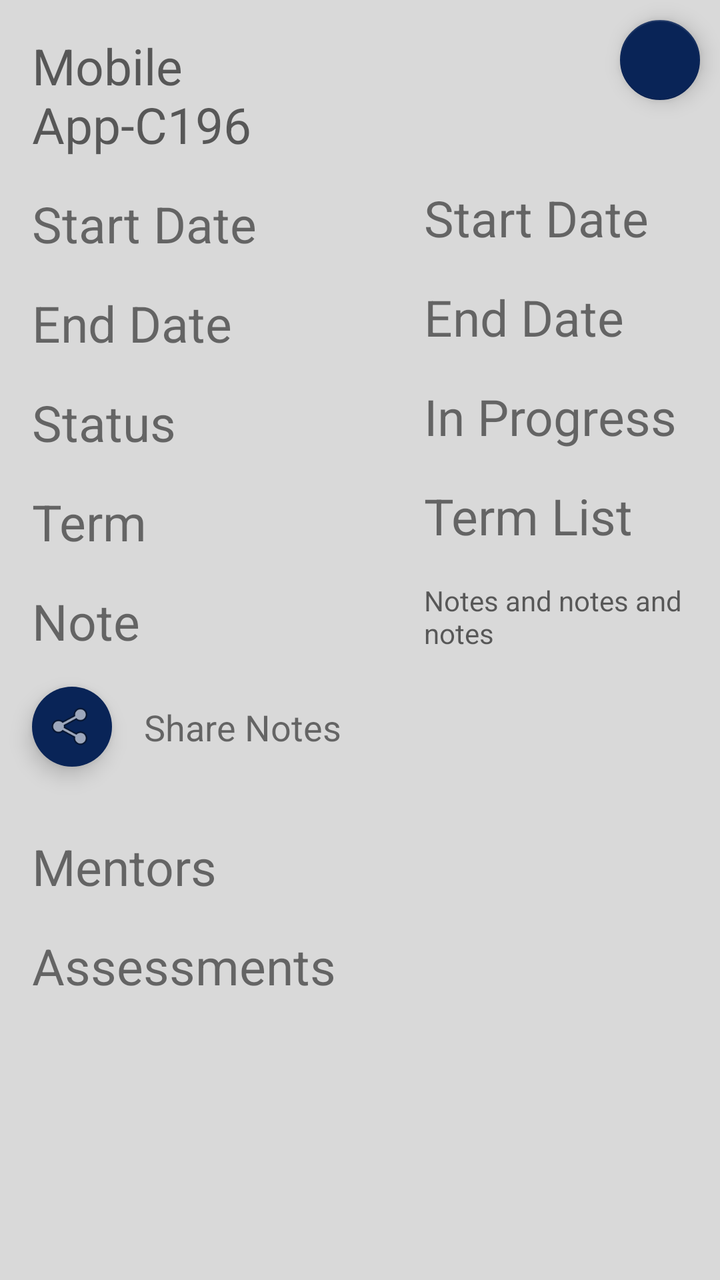
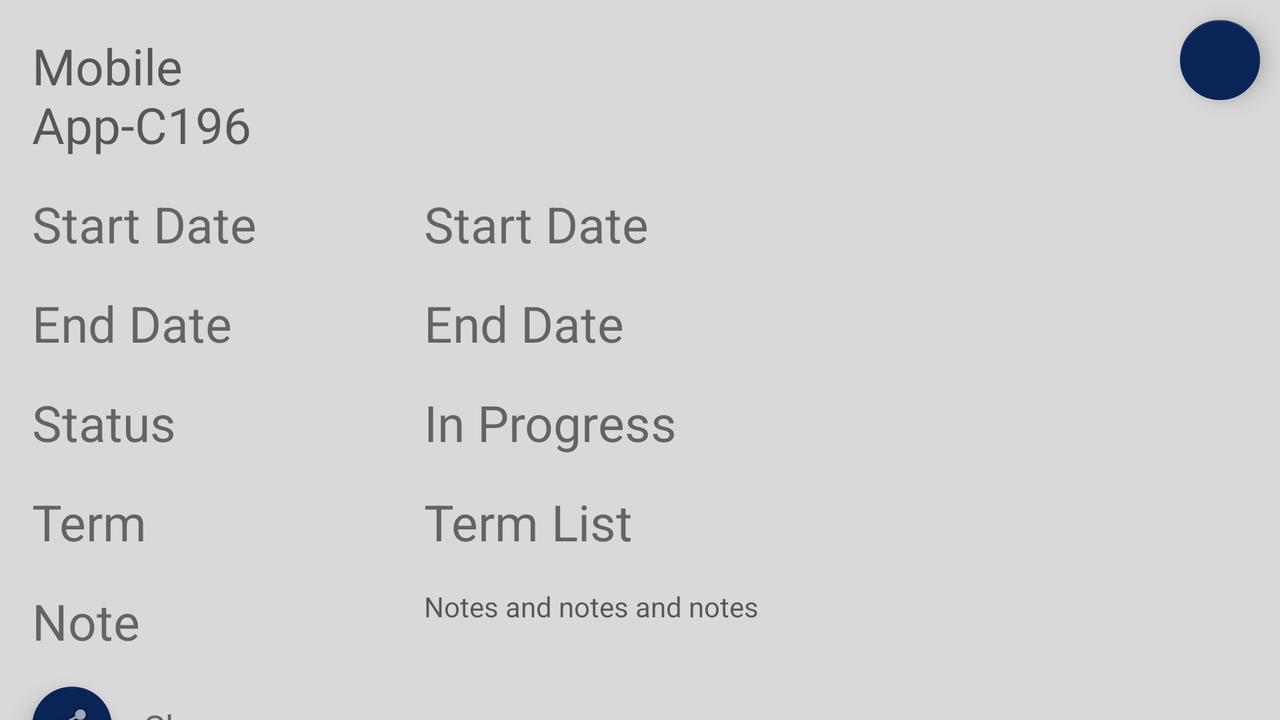

One screen, two layout resources from the same app: the default and the author's alternative for another configuration. Each is rendered where Android would select it; the XML of both is given below.
<!-- AndroidManifest.xml: application theme AppTheme -->
<!-- res/layout/activity_detail_course.xml -->
<?xml version="1.0" encoding="utf-8"?>
<androidx.core.widget.NestedScrollView xmlns:android="http://schemas.android.com/apk/res/android"
    xmlns:app="http://schemas.android.com/apk/res-auto"
    xmlns:tools="http://schemas.android.com/tools"
    android:layout_width="match_parent"
    android:layout_height="match_parent"
    android:background="@color/colorPrimary"
    tools:context="Activity.CourseDetailActivity">

    <androidx.constraintlayout.widget.ConstraintLayout
        android:layout_width="match_parent"
        android:layout_height="match_parent"
        android:orientation="vertical">

        <TextView
            android:id="@+id/text_view_title"
            android:layout_width="@dimen/detail_label_width"
            android:layout_height="wrap_content"
            android:layout_margin="@dimen/text_margin"
            android:layout_marginStart="20dp"
            android:layout_marginTop="16dp"
            android:hint="Mobile App-C196"
            android:textSize="@dimen/detail_text_size"
            app:layout_constraintStart_toStartOf="parent"
            app:layout_constraintTop_toTopOf="parent" />

        <com.google.android.material.floatingactionbutton.FloatingActionButton
            android:id="@+id/fab_edit_course"
            android:layout_width="wrap_content"
            android:layout_height="wrap_content"
            android:layout_margin="10dp"
            android:layout_marginStart="130dp"
            android:backgroundTint="@color/colorAccent"
            android:src="@drawable/ic_edit"
            app:fabSize="mini"
            app:layout_constraintEnd_toEndOf="parent"
            app:layout_constraintHorizontal_bias="1.0"
            app:layout_constraintTop_toTopOf="parent" />

        <TextView
            android:id="@+id/text_view_start_date_label"
            android:layout_width="@dimen/detail_label_width"
            android:layout_height="wrap_content"
            android:layout_margin="@dimen/text_margin"
            android:text="Start Date"
            android:textSize="@dimen/detail_text_size"
            app:layout_constraintStart_toEndOf="@id/text_view_start_date_label"
            app:layout_constraintStart_toStartOf="parent"
            app:layout_constraintTop_toBottomOf="@id/text_view_title" />

        <TextView
            android:id="@+id/text_view_start_date"
            android:layout_width="0dp"
            android:layout_height="wrap_content"
            android:layout_marginStart="@dimen/text_margin"
            android:layout_marginTop="92dp"
            android:layout_marginEnd="@dimen/text_margin"
            android:text="Start Date"
            android:textSize="@dimen/detail_text_size"
            app:layout_constraintEnd_toEndOf="parent"
            app:layout_constraintHorizontal_bias="0.0"
            app:layout_constraintStart_toEndOf="@id/text_view_start_date_label"
            app:layout_constraintTop_toTopOf="parent" />

        <TextView
            android:id="@+id/text_view_end_label"
            android:layout_width="@dimen/detail_label_width"
            android:layout_height="wrap_content"
            android:layout_margin="@dimen/text_margin"
            android:text="End Date"
            android:textSize="@dimen/detail_text_size"
            app:layout_constraintStart_toStartOf="parent"
            app:layout_constraintTop_toBottomOf="@id/text_view_start_date_label" />

        <TextView
            android:id="@+id/text_view_end_date"
            android:layout_width="0dp"
            android:layout_height="wrap_content"
            android:layout_margin="@dimen/text_margin"
            android:layout_marginTop="32dp"
            android:text="End Date"
            android:textSize="@dimen/detail_text_size"
            app:layout_constraintEnd_toEndOf="parent"
            app:layout_constraintHorizontal_bias="1.0"
            app:layout_constraintStart_toEndOf="@+id/text_view_end_label"
            app:layout_constraintTop_toBottomOf="@+id/text_view_start_date" />

        <TextView
            android:id="@+id/course_detail_status_label"
            android:layout_width="@dimen/detail_label_width"
            android:layout_height="wrap_content"
            android:layout_margin="@dimen/text_margin"
            android:text="Status"
            android:textSize="@dimen/detail_text_size"
            app:layout_constraintStart_toStartOf="parent"
            app:layout_constraintTop_toBottomOf="@id/text_view_end_label" />

        <TextView
            android:id="@+id/text_view_status"
            android:layout_width="0dp"
            android:layout_height="wrap_content"
            android:layout_margin="@dimen/text_margin"
            android:layout_marginTop="52dp"
            android:text="In Progress"
            android:textSize="@dimen/detail_text_size"
            app:layout_constraintEnd_toEndOf="parent"
            app:layout_constraintHorizontal_bias="0.468"
            app:layout_constraintStart_toEndOf="@+id/course_detail_status_label"
            app:layout_constraintTop_toBottomOf="@+id/text_view_end_date" />

        <TextView
            android:id="@+id/course_detail_term_label"
            android:layout_width="@dimen/detail_label_width"
            android:layout_height="wrap_content"
            android:layout_margin="@dimen/text_margin"
            android:text="Term"
            android:textSize="@dimen/detail_text_size"
            app:layout_constraintStart_toStartOf="parent"
            app:layout_constraintTop_toBottomOf="@id/course_detail_status_label" />

        <TextView
            android:id="@+id/text_view_term"
            android:layout_width="0dp"
            android:layout_height="wrap_content"
            android:layout_margin="@dimen/text_margin"
            android:layout_marginTop="52dp"
            android:text="Term List"
            android:textSize="@dimen/detail_text_size"
            app:layout_constraintEnd_toEndOf="parent"
            app:layout_constraintHorizontal_bias="0.468"
            app:layout_constraintStart_toEndOf="@+id/course_detail_status_label"
            app:layout_constraintTop_toBottomOf="@+id/text_view_status" />

        <TextView
            android:id="@+id/text_view_note_label"
            android:layout_width="@dimen/detail_label_width"
            android:layout_height="wrap_content"
            android:layout_margin="@dimen/text_margin"
            android:text="Note"
            android:textSize="@dimen/detail_text_size"
            app:layout_constraintStart_toStartOf="parent"
            app:layout_constraintTop_toBottomOf="@+id/course_detail_term_label" />

        <TextView
            android:id="@+id/text_view_note"
            android:layout_width="0dp"
            android:layout_height="wrap_content"
            android:layout_margin="@dimen/text_margin"
            android:ellipsize="end"
            android:hint="Notes and notes and notes"
            android:lines="3"
            android:maxLines="3"
            app:layout_constraintEnd_toEndOf="parent"
            app:layout_constraintStart_toEndOf="@+id/text_view_note_label"
            app:layout_constraintTop_toBottomOf="@+id/text_view_term" />

        <com.google.android.material.floatingactionbutton.FloatingActionButton
            android:id="@+id/fab_share"
            android:layout_width="wrap_content"
            android:layout_height="wrap_content"
            android:layout_margin="@dimen/text_margin"
            android:backgroundTint="@color/colorAccent"
            android:src="@android:drawable/ic_menu_share"
            app:borderWidth="0dp"
            app:fabSize="mini"
            app:layout_constraintStart_toStartOf="parent"
            app:layout_constraintTop_toBottomOf="@+id/text_view_note_label" />

        <TextView
            android:id="@+id/text_view_share_label"
            android:layout_width="wrap_content"
            android:layout_height="wrap_content"
            android:layout_margin="@dimen/text_margin"
            android:layout_marginTop="16dp"
            android:text="Share Notes"
            android:textSize="18sp"
            app:layout_constraintBottom_toBottomOf="@id/fab_share"
            app:layout_constraintStart_toEndOf="@+id/fab_share"
            app:layout_constraintTop_toTopOf="@+id/fab_share" />

        <View
            android:id="@+id/divider"
            android:layout_width="match_parent"
            android:layout_height="1dp"
            android:layout_marginTop="16dp"
            android:layout_marginBottom="16dp"
            android:background="@color/colorPrimary"
            app:layout_constraintEnd_toEndOf="parent"
            app:layout_constraintStart_toStartOf="parent"
            app:layout_constraintTop_toBottomOf="@id/fab_share" />
        <TextView
            android:id="@+id/mentors_label"
            android:layout_width="180dp"
            android:layout_height="wrap_content"
            android:layout_margin="@dimen/text_margin"
            android:text="Mentors"
            android:textSize="@dimen/detail_text_size"
            app:layout_constraintStart_toStartOf="parent"
            app:layout_constraintTop_toBottomOf="@id/divider" />

        <androidx.recyclerview.widget.RecyclerView
            android:id="@+id/view_course_detail_mentors"
            android:layout_width="0dp"
            android:layout_height="wrap_content"
            android:clickable="false"
            android:focusable="false"
            android:focusableInTouchMode="false"
            android:scrollbars="vertical"
            app:layout_constraintEnd_toEndOf="parent"
            app:layout_constraintHorizontal_bias="0.0"
            app:layout_constraintStart_toStartOf="parent"
            app:layout_constraintTop_toBottomOf="@id/mentors_label"
            app:layout_constraintVertical_bias="0.0" />

        <TextView
            android:id="@+id/assessments_label"
            android:layout_width="180dp"
            android:layout_height="wrap_content"
            android:layout_margin="@dimen/text_margin"
            android:text="Assessments"
            android:textSize="@dimen/detail_text_size"
            app:layout_constraintStart_toStartOf="parent"
            app:layout_constraintTop_toBottomOf="@id/view_course_detail_mentors" />


        <androidx.recyclerview.widget.RecyclerView
            android:id="@+id/view_course_detail_assessments"
            android:layout_width="0dp"
            android:layout_height="wrap_content"
            android:clickable="false"
            android:focusable="false"
            android:focusableInTouchMode="false"
            android:scrollbars="vertical"
            app:layout_constraintEnd_toEndOf="parent"
            app:layout_constraintHorizontal_bias="0.0"
            app:layout_constraintStart_toStartOf="parent"
            app:layout_constraintTop_toBottomOf="@+id/assessments_label"
            app:layout_constraintVertical_bias="0.0" />

        <androidx.constraintlayout.widget.Guideline
            android:id="@+id/guideline"
            android:layout_width="wrap_content"
            android:layout_height="wrap_content"
            android:orientation="horizontal"
            app:layout_constraintGuide_begin="494dp" />

    </androidx.constraintlayout.widget.ConstraintLayout>
</androidx.core.widget.NestedScrollView>
<!-- resources referenced by this layout -->
<resources>
  <color name="colorAccent">#092457</color>
  <color name="colorPrimary">#D9D9D9</color>
  <dimen name="detail_label_width">180dp</dimen>
  <dimen name="detail_text_size">25sp</dimen>
  <dimen name="text_margin">16dp</dimen>
  <style name="AppTheme" parent="Theme.AppCompat.Light.DarkActionBar">
          
          <item name="colorPrimary">@color/colorPrimary</item>
          <item name="colorPrimaryDark">@color/colorPrimaryDark</item>
          <item name="colorAccent">@color/colorAccent</item>
  
      </style>
  <color name="colorPrimaryDark">#595959</color>
</resources>
<!-- res/layout-land/activity_detail_course.xml (the author's variant of the layout above) -->
<!-- drawn on the phone turned sideways -->
<?xml version="1.0" encoding="utf-8"?>
<androidx.core.widget.NestedScrollView xmlns:android="http://schemas.android.com/apk/res/android"
    xmlns:app="http://schemas.android.com/apk/res-auto"
    xmlns:tools="http://schemas.android.com/tools"
    android:layout_width="match_parent"
    android:layout_height="match_parent"
    android:background="@color/colorPrimary"
    tools:context="Activity.CourseDetailActivity">

    <androidx.constraintlayout.widget.ConstraintLayout
        android:layout_width="match_parent"
        android:layout_height="match_parent">

        <TextView
            android:id="@+id/text_view_title"
            android:layout_width="@dimen/detail_label_width"
            android:layout_height="wrap_content"
            android:layout_margin="@dimen/text_margin"
            android:layout_marginStart="20dp"
            android:layout_marginTop="16dp"
            android:hint="Mobile App-C196"
            android:textSize="@dimen/detail_text_size"
            android:textAppearance="@style/TextAppearance.AppCompat.Headline"
            app:layout_constraintStart_toStartOf="parent"
            app:layout_constraintTop_toTopOf="parent" />

        <com.google.android.material.floatingactionbutton.FloatingActionButton
            android:id="@+id/fab_edit_course"
            android:layout_width="wrap_content"
            android:layout_height="wrap_content"
            android:layout_margin="10dp"
            android:layout_marginStart="130dp"
            android:backgroundTint="@color/colorAccent"
            android:src="@drawable/ic_edit"
            app:fabSize="mini"
            app:layout_constraintEnd_toEndOf="parent"
            app:layout_constraintHorizontal_bias="1.0"
            app:layout_constraintTop_toTopOf="parent" />

        <TextView
            android:id="@+id/text_view_start_date_label"
            android:layout_width="@dimen/detail_label_width"
            android:layout_height="wrap_content"
            android:layout_margin="@dimen/text_margin"
            android:text="Start Date"
            android:textSize="@dimen/detail_text_size"
            app:layout_constraintStart_toEndOf="@id/text_view_start_date_label"
            app:layout_constraintStart_toStartOf="parent"
            app:layout_constraintTop_toBottomOf="@id/text_view_title" />

        <TextView
            android:id="@+id/text_view_start_date"
            android:layout_width="0dp"
            android:layout_height="wrap_content"
            android:layout_marginStart="@dimen/text_margin"
            android:layout_marginTop="95dp"
            android:layout_marginEnd="@dimen/text_margin"
            android:text="Start Date"
            android:textSize="@dimen/detail_text_size"
            app:layout_constraintEnd_toEndOf="parent"
            app:layout_constraintHorizontal_bias="0.0"
            app:layout_constraintStart_toEndOf="@id/text_view_start_date_label"
            app:layout_constraintTop_toTopOf="parent" />

        <TextView
            android:id="@+id/text_view_end_label"
            android:layout_width="@dimen/detail_label_width"
            android:layout_height="wrap_content"
            android:layout_margin="@dimen/text_margin"
            android:text="End Date"
            android:textSize="@dimen/detail_text_size"
            app:layout_constraintStart_toStartOf="parent"
            app:layout_constraintTop_toBottomOf="@id/text_view_start_date_label" />

        <TextView
            android:id="@+id/text_view_end_date"
            android:layout_width="0dp"
            android:layout_height="wrap_content"
            android:layout_margin="@dimen/text_margin"
            android:layout_marginTop="32dp"
            android:text="End Date"
            android:textSize="@dimen/detail_text_size"
            app:layout_constraintEnd_toEndOf="parent"
            app:layout_constraintHorizontal_bias="1.0"
            app:layout_constraintStart_toEndOf="@+id/text_view_end_label"
            app:layout_constraintTop_toBottomOf="@+id/text_view_start_date" />

        <TextView
            android:id="@+id/course_detail_status_label"
            android:layout_width="@dimen/detail_label_width"
            android:layout_height="wrap_content"
            android:layout_margin="@dimen/text_margin"
            android:text="Status"
            android:textSize="@dimen/detail_text_size"
            app:layout_constraintStart_toStartOf="parent"
            app:layout_constraintTop_toBottomOf="@id/text_view_end_label" />

        <TextView
            android:id="@+id/text_view_status"
            android:layout_width="0dp"
            android:layout_height="wrap_content"
            android:layout_margin="@dimen/text_margin"
            android:layout_marginTop="52dp"
            android:text="In Progress"
            android:textSize="@dimen/detail_text_size"
            app:layout_constraintEnd_toEndOf="parent"
            app:layout_constraintHorizontal_bias="0.468"
            app:layout_constraintStart_toEndOf="@+id/course_detail_status_label"
            app:layout_constraintTop_toBottomOf="@+id/text_view_end_date" />

        <TextView
            android:id="@+id/course_detail_term_label"
            android:layout_width="@dimen/detail_label_width"
            android:layout_height="wrap_content"
            android:layout_margin="@dimen/text_margin"
            android:text="Term"
            android:textSize="@dimen/detail_text_size"
            app:layout_constraintStart_toStartOf="parent"
            app:layout_constraintTop_toBottomOf="@id/course_detail_status_label" />

        <TextView
            android:id="@+id/text_view_term"
            android:layout_width="0dp"
            android:layout_height="wrap_content"
            android:layout_margin="@dimen/text_margin"
            android:layout_marginTop="52dp"
            android:text="Term List"
            android:textSize="@dimen/detail_text_size"
            app:layout_constraintEnd_toEndOf="parent"
            app:layout_constraintHorizontal_bias="0.468"
            app:layout_constraintStart_toEndOf="@+id/course_detail_status_label"
            app:layout_constraintTop_toBottomOf="@+id/text_view_status" />

        <TextView
            android:id="@+id/text_view_note_label"
            android:layout_width="@dimen/detail_label_width"
            android:layout_height="wrap_content"
            android:layout_margin="@dimen/text_margin"
            android:text="Note"
            android:textSize="@dimen/detail_text_size"
            app:layout_constraintStart_toStartOf="parent"
            app:layout_constraintTop_toBottomOf="@+id/course_detail_term_label" />

        <TextView
            android:id="@+id/text_view_note"
            android:layout_width="0dp"
            android:layout_height="wrap_content"
            android:layout_margin="@dimen/text_margin"
            android:ellipsize="end"
            android:hint="Notes and notes and notes"
            android:lines="3"
            android:maxLines="3"
            app:layout_constraintEnd_toEndOf="parent"
            app:layout_constraintStart_toEndOf="@+id/text_view_note_label"
            app:layout_constraintTop_toBottomOf="@+id/text_view_term" />

        <com.google.android.material.floatingactionbutton.FloatingActionButton
            android:id="@+id/fab_share"
            android:layout_width="wrap_content"
            android:layout_height="wrap_content"
            android:layout_margin="@dimen/text_margin"
            android:backgroundTint="@color/colorAccent"
            android:src="@android:drawable/ic_menu_share"
            app:borderWidth="0dp"
            app:fabSize="mini"
            app:layout_constraintStart_toStartOf="parent"
            app:layout_constraintTop_toBottomOf="@+id/text_view_note_label" />

        <TextView
            android:id="@+id/text_view_share_label"
            android:layout_width="wrap_content"
            android:layout_height="wrap_content"
            android:layout_margin="@dimen/text_margin"
            android:layout_marginTop="16dp"
            android:text="Share"
            android:textSize="18sp"
            app:layout_constraintBottom_toBottomOf="@id/fab_share"
            app:layout_constraintStart_toEndOf="@+id/fab_share"
            app:layout_constraintTop_toTopOf="@+id/fab_share" />

        <View
            android:id="@+id/divider"
            android:layout_width="match_parent"
            android:layout_height="1dp"
            android:layout_marginTop="16dp"
            android:layout_marginBottom="16dp"
            android:background="@color/colorPrimary"
            app:layout_constraintEnd_toEndOf="parent"
            app:layout_constraintStart_toStartOf="parent"
            app:layout_constraintTop_toBottomOf="@id/fab_share" />

        <TextView
            android:id="@+id/mentors_label"
            android:layout_width="180dp"
            android:layout_height="wrap_content"
            android:layout_margin="@dimen/text_margin"
            android:text="Mentors"
            android:textSize="@dimen/detail_text_size"
            app:layout_constraintStart_toStartOf="parent"
            app:layout_constraintTop_toBottomOf="@id/divider" />

        <androidx.recyclerview.widget.RecyclerView
            android:id="@+id/view_course_detail_mentors"
            android:layout_width="0dp"
            android:layout_height="wrap_content"
            android:clickable="false"
            android:focusable="false"
            android:focusableInTouchMode="false"
            android:scrollbars="vertical"
            app:layout_constraintEnd_toEndOf="parent"
            app:layout_constraintHorizontal_bias="0.0"
            app:layout_constraintStart_toStartOf="parent"
            app:layout_constraintTop_toBottomOf="@id/mentors_label"
            app:layout_constraintVertical_bias="0.0" />

        <TextView
            android:id="@+id/assessments_label"
            android:layout_width="180dp"
            android:layout_height="wrap_content"
            android:layout_margin="@dimen/text_margin"
            android:text="Assessments"
            android:textSize="@dimen/detail_text_size"
            app:layout_constraintStart_toStartOf="parent"
            app:layout_constraintTop_toBottomOf="@id/view_course_detail_mentors" />

        <androidx.recyclerview.widget.RecyclerView
            android:id="@+id/view_course_detail_assessments"
            android:layout_width="0dp"
            android:layout_height="wrap_content"
            android:clickable="false"
            android:focusable="false"
            android:focusableInTouchMode="false"
            android:scrollbars="vertical"
            app:layout_constraintEnd_toEndOf="parent"
            app:layout_constraintHorizontal_bias="0.0"
            app:layout_constraintStart_toStartOf="parent"
            app:layout_constraintTop_toBottomOf="@+id/assessments_label"
            app:layout_constraintVertical_bias="0.0" />

        <androidx.constraintlayout.widget.Guideline
            android:id="@+id/guideline"
            android:layout_width="wrap_content"
            android:layout_height="wrap_content"
            android:orientation="horizontal"
            app:layout_constraintGuide_begin="494dp" />

    </androidx.constraintlayout.widget.ConstraintLayout>
</androidx.core.widget.NestedScrollView>
